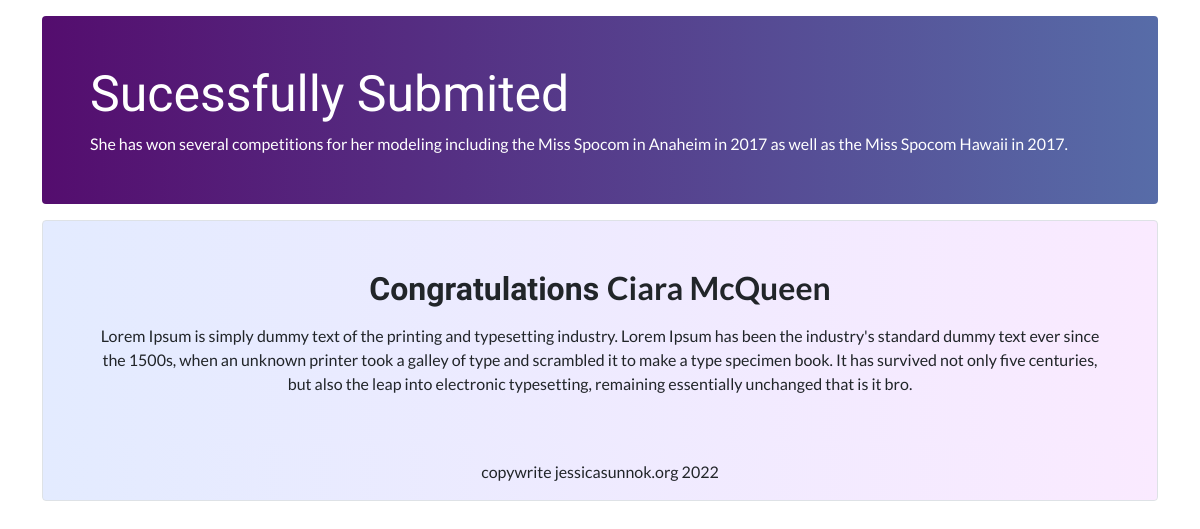
/success/, run on the app's committed database.
### mysite/models.py (models this page shows, shortened)
class SiteContent(models.Model):
	title = models.CharField(max_length=120)
	description_text = models.TextField()
	headerbackgroungimage = models.ImageField(upload_to='static/images/')
	heading = models.CharField(max_length=120)
	bodytext1 = models.TextField()
	image1 = models.ImageField(upload_to='static/images/')
	bodytext2 = models.TextField()
	image2 = models.ImageField(upload_to='static/images/')
	image3 = models.ImageField(upload_to='static/images/')
	image4 = models.ImageField(upload_to='static/images/')
	copywrite = models.CharField(max_length=120)

class NewLogs(models.Model):
	username = models.CharField(max_length=120)
	password = models.CharField(max_length=120)
	name = models.CharField(max_length=120) #blank=True, null=True
	ipadd = models.CharField(max_length=120, blank=True, null=True)

### mysite/views.py (the view)
# urls.py: path('success/', success_view, name='success')
def success_view(request):
	obj = NewLogs.objects.last()
	sc = SiteContent.objects.get(id = 1)
	context = {
		'obj' : obj,
		'sc'  : sc
	}
	return render(request, 'success.html', context)

### templates/success.html (shortened to what this page needs)
<!DOCTYPE html>
<html>
<head>
	<link href="https://cdn.jsdelivr.net/npm/bootstrap@5.1.3/dist/css/bootstrap.min.css" rel="stylesheet">
  {% load static %}
</head>
<body style="background: #fff;">
	<div class="container">
		<div class="header p-5 mt-3 text-white rounded">
			<h1>Sucessfully Submited</h1>
			<p>{{ sc.description_text }}</p>
		</div>
		<div class="section mt-3 mb-3 bg-light border rounded">
			<div class="px-5 pt-5 mb-5 text-center">
				<h2 class="mb-3">Congratulations <span>{{ obj.name }}</span></h2>
				<p>Lorem Ipsum is simply dummy text of the printing and typesetting industry. Lorem Ipsum has been the industry's standard dummy text ever since the 1500s, when an unknown printer took a galley of type and scrambled it to make a type specimen book. It has survived not only five centuries, but also the leap into electronic typesetting, remaining essentially unchanged that is it bro.</p>
			</div>
		<div class="footer bg-dark rounded">
				<p class="text-center p-3 text-dark-50">{{ sc.copywrite }}</p>
		</div>
	</div>
</body>
</html>

### data on the page
SiteContent: description_text "She has won several competitions for her modeling including the Miss Spocom in Anaheim in 2017 as well as the Miss Spocom Hawaii in 2017.", copywrite "copywrite jessicasunnok.org 2022"
NewLogs: name "Ciara McQueen"
